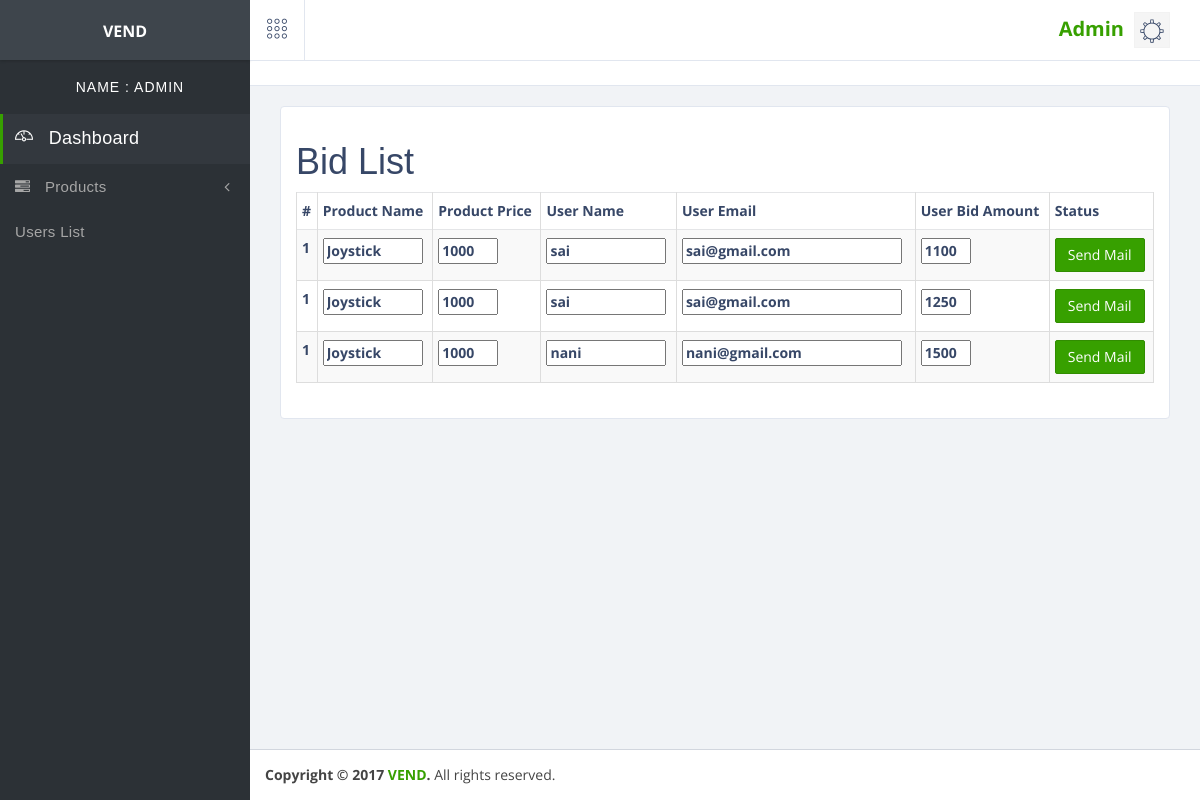
The app's page /admin/product_bid_list.php?pid=5 (signed in) with its own data.
### tables this page shows
CREATE TABLE `user_product_bid` (
  `up_id` int(11) NOT NULL,
  `pid` int(11) DEFAULT NULL,
  `pro_name` varchar(255) DEFAULT NULL,
  `pro_price` int(11) NOT NULL,
  `reg_name` varchar(255) DEFAULT NULL,
  `reg_email` varchar(255) DEFAULT NULL,
  `bid_amt` varchar(225) DEFAULT NULL
);

### admin/product_bid_list.php (the view, shortened to what this page needs)
<?php include('header.php'); ?>
<section class="content-header">
</section>
<section class="content">
   <div class="row">
       <div class="col-md-12 col-sm-12 col-xs-12">
         <div class="panel panel-success" >
            <div class="panel-body">
                <h1>Bid List</h1>
               <div class="table-responsive">
               <table id="dataTableExample" class="table table-striped table-bordered">
                    <thead>
                        <tr>
                            <th>#</th>
                            <th> Product Name</th>
                            <th> Product Price</th>
                            <th> User Name</th>
                            <th> User Email</th>
                            <th> User Bid Amount</th>
                            <th> Status</th>
                        </tr>
                    </thead>
                    <tbody>
                        <?php
                            $i=1;
                            $sql="SELECT * FROM user_product_bid where pid = $pid";
                            $result = $conn->query($sql);
                            while($row = $result->fetch_assoc())
                            { ?>
                        <tr>
                            <form id="demo-form2" data-parsley-validate class="form-horizontal form-label-left"  method="post" action="mail.php" enctype="multipart/form-data">
                            <th><?=$i;?></th>
                            <th><input type="text" value="<?=$row['pro_name'];?>" name="proname" readonly style="width:100px;"></th>
                            <th><input type="text" value="<?=$row['pro_price'];?>" name="proprice" readonly style="width:60px;"></th>
                            <th><input type="text" value="<?=$row['reg_name'];?>" name="regname" readonly style="width:120px;"></th>
                            <th><input type="text" value="<?=$row['reg_email'];?>" name="regemail" readonly style="width:220px;"></th>
                            <th><input type="text" value="<?=$row['bid_amt'];?>" name="regamt" readonly style="width:50px;"></th>
                            <th><input type="submit" value="Send Mail" name="Mail" class="btn btn-success"></th>
                            </form>
                        </tr>
                        <?php } $i++; ?>
                    </tbody>
                </table>
               </div>
            </div>
         </div>
      </div>
    </div>
</section>
<?php include('footer.php');?>

### admin/header.php (shortened to what this page needs)
<?php
extract($_REQUEST);
include('../dbconfig.php');
$adminid=$_SESSION["admin_id"];
$sql ="SELECT * from admin where admin_id = '$adminid'";
$result = $conn->query($sql);
if($row = $result->fetch_assoc())
{
    $aname=$row['admin_fullname'];
    $atype=$row['admin_type'];
}
?>
<!DOCTYPE html>
<html lang="en">
   <head>
      <link href="assets/plugins/jquery-ui-1.12.1/jquery-ui.min.css" rel="stylesheet" type="text/css"/>
      <link href="assets/bootstrap/css/bootstrap.min.css" rel="stylesheet" type="text/css"/>
      <link href="assets/plugins/datatables/dataTables.min.css" rel="stylesheet" type="text/css"/>
      <link href="assets/plugins/modals/component.css" rel="stylesheet" type="text/css"/>
      <link href="assets/plugins/lobipanel/lobipanel.min.css" rel="stylesheet" type="text/css"/>
      <link href="assets/plugins/pace/flash.css" rel="stylesheet" type="text/css"/>
      <link href="assets/font-awesome/css/font-awesome.min.css" rel="stylesheet" type="text/css"/>
      <link href="assets/pe-icon-7-stroke/css/pe-icon-7-stroke.css" rel="stylesheet" type="text/css"/>
      <link href="assets/themify-icons/themify-icons.css" rel="stylesheet" type="text/css"/>
      <link href="assets/plugins/toastr/toastr.css" rel="stylesheet" type="text/css"/>
      <link href="assets/plugins/emojionearea/emojionearea.min.css" rel="stylesheet" type="text/css"/>
      <link href="assets/plugins/monthly/monthly.css" rel="stylesheet" type="text/css"/>
      <link href="assets/dist/css/styleBD.css" rel="stylesheet" type="text/css"/>
      <link href="assets/plugins/NotificationStyles/css/demo.css" rel="stylesheet" type="text/css"/>
      <link href="assets/plugins/NotificationStyles/css/ns-default.css" rel="stylesheet" type="text/css"/>
      <link href="assets/plugins/NotificationStyles/css/ns-style-growl.css" rel="stylesheet" type="text/css"/>
      <link href="assets/plugins/NotificationStyles/css/ns-style-attached.css" rel="stylesheet" type="text/css"/>
      <link href="assets/plugins/NotificationStyles/css/ns-style-bar.css" rel="stylesheet" type="text/css"/>
      <link href="assets/plugins/NotificationStyles/css/ns-style-other.css" rel="stylesheet" type="text/css"/>
      <link href="assets/plugins/sweetalert/sweetalert.css" rel="stylesheet" type="text/css"/>
      <link href="assets/plugins/toastr/toastr.css" rel="stylesheet" type="text/css"/>
   </head>
   <body class="hold-transition sidebar-mini">
      <div class="wrapper">
      <header class="main-header">
         <a href="index.php" class="logo">
            <span class="logo-lg">
                <label>VEND</label>
            </span>
         </a>
         <nav class="navbar navbar-static-top">
            <a href="#" class="sidebar-toggle" data-toggle="offcanvas" role="button">
               <span class="pe-7s-keypad"></span>
            </a>
            <div class="navbar-custom-menu">
               <ul class="nav navbar-nav">
                    <li class="dropdown dropdown-user" ><a href="" style="top: 7px;font-size: 20px;font-weight: bolder;"> <?=$atype;?></a></li>
                  <li class="dropdown dropdown-user">
                     <a href="#" class="dropdown-toggle" data-toggle="dropdown"> <i class="pe-7s-settings"></i></a>
                  </li>
               </ul>
            </div>
         </nav>
      </header>
      <aside class="main-sidebar">
         <div class="sidebar">
            <div class="user-panel text-center">
               <div class="info">
                <p> NAME : <?=$aname;?></p>
               </div>
            </div>
            <ul class="sidebar-menu">
               <li class="active"><a href="index.php" style="font-size:18px;"><i class="ti-dashboard"></i> <span>Dashboard</span></a></li>
               <li class="treeview" id="users">
                  <a href="#">
                  <i class="fa fa-tasks"></i><span>Products</span>
                  <span class="pull-right-container">
                  <i class="fa fa-angle-left pull-right"></i>
                  </span>
                  </a>
               </li>
              <li><a href="users_list.php">Users List  </a></li>
            </ul>
         </div>
      </aside>
      <div class="content-wrapper">

### admin/header.php (style rules this page uses)
.table>tbody>tr>td, .table>tbody>tr>th, .table>tfoot>tr>td, .table>tfoot>tr>th, .table>thead>tr>td, .table>thead>tr>th { padding: 8px 5px!important; }

### admin/product_bid_list.php (style rules this page uses)
.badge, label { font-size: 16px; }

### records on screen
user_product_bid: i "1", proname "Joystick", proprice "1000", regname "sai", regemail "sai@gmail.com", regamt "1100"
user_product_bid: i "1", proname "Joystick", proprice "1000", regname "sai", regemail "sai@gmail.com", regamt "1250"
user_product_bid: i "1", proname "Joystick", proprice "1000", regname "nani", regemail "nani@gmail.com", regamt "1500"

### other values on screen
$atype "Admin"
$aname "ADMIN"
